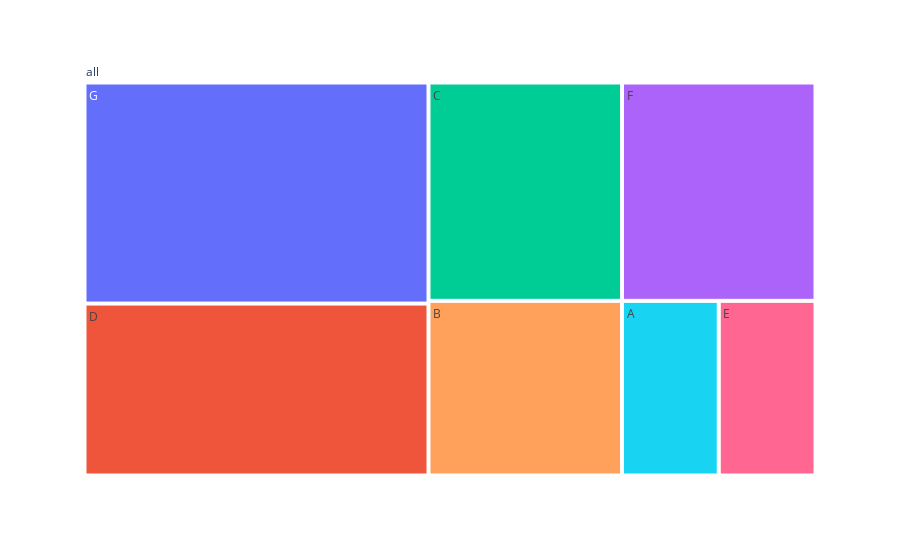

Notebook code for this chart:
### Code cell
# Create a data frame with fake data
data = {'labels': ["A", "B", "C", "D", "E", "F", "G"], 'values': [10, 20, 25, 35, 10, 25, 45]}
df = pd.DataFrame(data)

# Create the treemap
fig = px.treemap(df, path=[px.Constant("all"), 'labels'], values='values')
fig.show()

### Figure 1 — Plotly figure (JSON) as saved in the notebook; plotly's stock layout.template omitted (floating-point values rounded to 4 significant figures)
{"data": [{"branchvalues": "total", "domain": {"x": [0, 1], "y": [0, 1]}, "hovertemplate": "labels=%{label}<br>value=%{value}<br>parent=%{parent}<br>id=%{id}<extra></extra>", "ids": ["all/A", "all/B", "all/C", "all/D", "all/E", "all/F", "all/G", "all"], "labels": ["A", "B", "C", "D", "E", "F", "G", "all"], "name": "", "parents": ["all", "all", "all", "all", "all", "all", "all", ""], "type": "treemap", "values": [10, 20, 25, 35, 10, 25, 45, 170]}], "layout": {"legend": {"tracegroupgap": 0}, "margin": {"t": 60}}}
